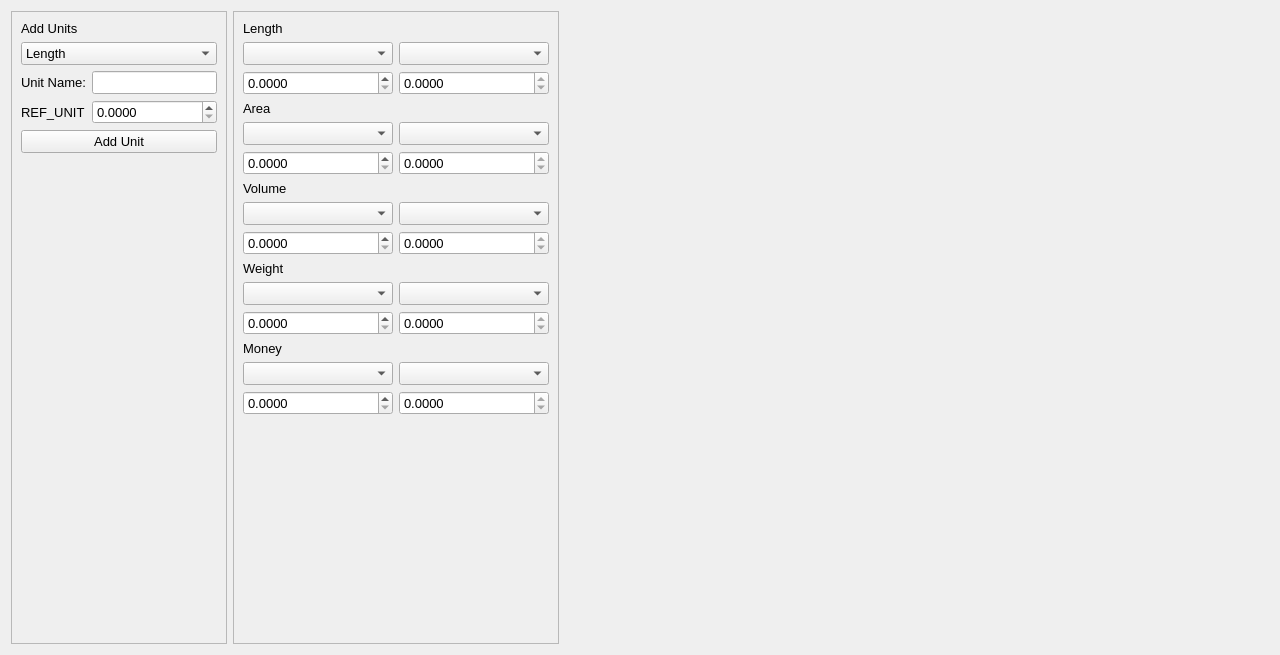
<?xml version="1.0" encoding="UTF-8"?>
<ui version="4.0">
 <class>ConverterTool</class>
 <widget class="QWidget" name="ConverterTool">
  <property name="geometry">
   <rect>
    <x>0</x>
    <y>0</y>
    <width>1280</width>
    <height>655</height>
   </rect>
  </property>
  <property name="windowTitle">
   <string>Form</string>
  </property>
  <layout class="QHBoxLayout" name="horizontalLayout">
   <item>
    <widget class="QFrame" name="frame">
     <property name="sizePolicy">
      <sizepolicy hsizetype="Maximum" vsizetype="Preferred">
       <horstretch>0</horstretch>
       <verstretch>0</verstretch>
      </sizepolicy>
     </property>
     <property name="frameShape">
      <enum>QFrame::StyledPanel</enum>
     </property>
     <property name="frameShadow">
      <enum>QFrame::Raised</enum>
     </property>
     <layout class="QVBoxLayout" name="verticalLayout">
      <item>
       <widget class="QLabel" name="label">
        <property name="font">
         <font>
          <pointsize>10</pointsize>
         </font>
        </property>
        <property name="text">
         <string>Add Units</string>
        </property>
       </widget>
      </item>
      <item>
       <widget class="QComboBox" name="comboBox_unitType">
        <property name="font">
         <font>
          <pointsize>10</pointsize>
         </font>
        </property>
        <item>
         <property name="text">
          <string>Length</string>
         </property>
        </item>
        <item>
         <property name="text">
          <string>Area</string>
         </property>
        </item>
        <item>
         <property name="text">
          <string>Volume</string>
         </property>
        </item>
        <item>
         <property name="text">
          <string>Weight</string>
         </property>
        </item>
        <item>
         <property name="text">
          <string>Money</string>
         </property>
        </item>
       </widget>
      </item>
      <item>
       <layout class="QFormLayout" name="formLayout">
        <item row="0" column="0">
         <widget class="QLabel" name="label_7">
          <property name="font">
           <font>
            <pointsize>10</pointsize>
           </font>
          </property>
          <property name="text">
           <string>Unit Name:</string>
          </property>
         </widget>
        </item>
        <item row="0" column="1">
         <widget class="QLineEdit" name="lineEdit_unitName">
          <property name="font">
           <font>
            <pointsize>10</pointsize>
           </font>
          </property>
         </widget>
        </item>
        <item row="1" column="0">
         <widget class="QLabel" name="label_refUnit">
          <property name="font">
           <font>
            <pointsize>10</pointsize>
           </font>
          </property>
          <property name="text">
           <string>REF_UNIT</string>
          </property>
         </widget>
        </item>
        <item row="1" column="1">
         <widget class="QDoubleSpinBox" name="doubleSpinBox_refUnits">
          <property name="font">
           <font>
            <pointsize>10</pointsize>
           </font>
          </property>
          <property name="decimals">
           <number>4</number>
          </property>
          <property name="maximum">
           <double>999999999.990000009536743</double>
          </property>
         </widget>
        </item>
       </layout>
      </item>
      <item>
       <widget class="QPushButton" name="pushButton_addUnit">
        <property name="font">
         <font>
          <pointsize>10</pointsize>
         </font>
        </property>
        <property name="text">
         <string>Add Unit</string>
        </property>
       </widget>
      </item>
      <item>
       <spacer name="verticalSpacer_2">
        <property name="orientation">
         <enum>Qt::Vertical</enum>
        </property>
        <property name="sizeHint" stdset="0">
         <size>
          <width>20</width>
          <height>40</height>
         </size>
        </property>
       </spacer>
      </item>
     </layout>
    </widget>
   </item>
   <item>
    <widget class="QFrame" name="frame_2">
     <property name="sizePolicy">
      <sizepolicy hsizetype="Preferred" vsizetype="Preferred">
       <horstretch>0</horstretch>
       <verstretch>0</verstretch>
      </sizepolicy>
     </property>
     <property name="frameShape">
      <enum>QFrame::StyledPanel</enum>
     </property>
     <property name="frameShadow">
      <enum>QFrame::Raised</enum>
     </property>
     <layout class="QGridLayout" name="gridLayout">
      <item row="2" column="0">
       <widget class="QDoubleSpinBox" name="doubleSpinBox_length1">
        <property name="font">
         <font>
          <pointsize>10</pointsize>
         </font>
        </property>
        <property name="decimals">
         <number>4</number>
        </property>
        <property name="maximum">
         <double>999999999.990000009536743</double>
        </property>
       </widget>
      </item>
      <item row="5" column="0">
       <widget class="QDoubleSpinBox" name="doubleSpinBox_area1">
        <property name="font">
         <font>
          <pointsize>10</pointsize>
         </font>
        </property>
        <property name="decimals">
         <number>4</number>
        </property>
        <property name="maximum">
         <double>999999999.990000009536743</double>
        </property>
       </widget>
      </item>
      <item row="5" column="1">
       <widget class="QDoubleSpinBox" name="doubleSpinBox_area2">
        <property name="font">
         <font>
          <pointsize>10</pointsize>
         </font>
        </property>
        <property name="readOnly">
         <bool>true</bool>
        </property>
        <property name="decimals">
         <number>4</number>
        </property>
        <property name="maximum">
         <double>999999999.990000009536743</double>
        </property>
       </widget>
      </item>
      <item row="2" column="1">
       <widget class="QDoubleSpinBox" name="doubleSpinBox_length2">
        <property name="font">
         <font>
          <pointsize>10</pointsize>
         </font>
        </property>
        <property name="readOnly">
         <bool>true</bool>
        </property>
        <property name="decimals">
         <number>4</number>
        </property>
        <property name="maximum">
         <double>999999999.990000009536743</double>
        </property>
       </widget>
      </item>
      <item row="11" column="0">
       <widget class="QDoubleSpinBox" name="doubleSpinBox_weight1">
        <property name="font">
         <font>
          <pointsize>10</pointsize>
         </font>
        </property>
        <property name="decimals">
         <number>4</number>
        </property>
        <property name="maximum">
         <double>999999999.990000009536743</double>
        </property>
       </widget>
      </item>
      <item row="8" column="1">
       <widget class="QDoubleSpinBox" name="doubleSpinBox_volume2">
        <property name="font">
         <font>
          <pointsize>10</pointsize>
         </font>
        </property>
        <property name="readOnly">
         <bool>true</bool>
        </property>
        <property name="decimals">
         <number>4</number>
        </property>
        <property name="maximum">
         <double>999999999.990000009536743</double>
        </property>
       </widget>
      </item>
      <item row="8" column="0">
       <widget class="QDoubleSpinBox" name="doubleSpinBox_volume1">
        <property name="font">
         <font>
          <pointsize>10</pointsize>
         </font>
        </property>
        <property name="decimals">
         <number>4</number>
        </property>
        <property name="maximum">
         <double>999999999.990000009536743</double>
        </property>
       </widget>
      </item>
      <item row="11" column="1">
       <widget class="QDoubleSpinBox" name="doubleSpinBox_weight2">
        <property name="font">
         <font>
          <pointsize>10</pointsize>
         </font>
        </property>
        <property name="readOnly">
         <bool>true</bool>
        </property>
        <property name="decimals">
         <number>4</number>
        </property>
        <property name="maximum">
         <double>999999999.990000009536743</double>
        </property>
       </widget>
      </item>
      <item row="3" column="0">
       <widget class="QLabel" name="label_3">
        <property name="sizePolicy">
         <sizepolicy hsizetype="Preferred" vsizetype="Maximum">
          <horstretch>0</horstretch>
          <verstretch>0</verstretch>
         </sizepolicy>
        </property>
        <property name="font">
         <font>
          <pointsize>10</pointsize>
         </font>
        </property>
        <property name="text">
         <string>Area</string>
        </property>
       </widget>
      </item>
      <item row="4" column="0">
       <widget class="QComboBox" name="comboBox_area1">
        <property name="sizePolicy">
         <sizepolicy hsizetype="Minimum" vsizetype="Fixed">
          <horstretch>0</horstretch>
          <verstretch>0</verstretch>
         </sizepolicy>
        </property>
        <property name="minimumSize">
         <size>
          <width>150</width>
          <height>0</height>
         </size>
        </property>
        <property name="font">
         <font>
          <pointsize>10</pointsize>
         </font>
        </property>
       </widget>
      </item>
      <item row="4" column="1">
       <widget class="QComboBox" name="comboBox_area2">
        <property name="sizePolicy">
         <sizepolicy hsizetype="Minimum" vsizetype="Fixed">
          <horstretch>0</horstretch>
          <verstretch>0</verstretch>
         </sizepolicy>
        </property>
        <property name="minimumSize">
         <size>
          <width>150</width>
          <height>0</height>
         </size>
        </property>
        <property name="font">
         <font>
          <pointsize>10</pointsize>
         </font>
        </property>
       </widget>
      </item>
      <item row="12" column="0">
       <widget class="QLabel" name="label_6">
        <property name="sizePolicy">
         <sizepolicy hsizetype="Preferred" vsizetype="Maximum">
          <horstretch>0</horstretch>
          <verstretch>0</verstretch>
         </sizepolicy>
        </property>
        <property name="font">
         <font>
          <pointsize>10</pointsize>
         </font>
        </property>
        <property name="text">
         <string>Money</string>
        </property>
       </widget>
      </item>
      <item row="9" column="0">
       <widget class="QLabel" name="label_5">
        <property name="sizePolicy">
         <sizepolicy hsizetype="Preferred" vsizetype="Maximum">
          <horstretch>0</horstretch>
          <verstretch>0</verstretch>
         </sizepolicy>
        </property>
        <property name="font">
         <font>
          <pointsize>10</pointsize>
         </font>
        </property>
        <property name="text">
         <string>Weight</string>
        </property>
       </widget>
      </item>
      <item row="6" column="0">
       <widget class="QLabel" name="label_4">
        <property name="sizePolicy">
         <sizepolicy hsizetype="Preferred" vsizetype="Maximum">
          <horstretch>0</horstretch>
          <verstretch>0</verstretch>
         </sizepolicy>
        </property>
        <property name="font">
         <font>
          <pointsize>10</pointsize>
         </font>
        </property>
        <property name="text">
         <string>Volume</string>
        </property>
       </widget>
      </item>
      <item row="10" column="0">
       <widget class="QComboBox" name="comboBox_weight1">
        <property name="sizePolicy">
         <sizepolicy hsizetype="Minimum" vsizetype="Fixed">
          <horstretch>0</horstretch>
          <verstretch>0</verstretch>
         </sizepolicy>
        </property>
        <property name="minimumSize">
         <size>
          <width>150</width>
          <height>0</height>
         </size>
        </property>
        <property name="font">
         <font>
          <pointsize>10</pointsize>
         </font>
        </property>
       </widget>
      </item>
      <item row="7" column="0">
       <widget class="QComboBox" name="comboBox_volume1">
        <property name="sizePolicy">
         <sizepolicy hsizetype="Minimum" vsizetype="Fixed">
          <horstretch>0</horstretch>
          <verstretch>0</verstretch>
         </sizepolicy>
        </property>
        <property name="minimumSize">
         <size>
          <width>150</width>
          <height>0</height>
         </size>
        </property>
        <property name="font">
         <font>
          <pointsize>10</pointsize>
         </font>
        </property>
       </widget>
      </item>
      <item row="7" column="1">
       <widget class="QComboBox" name="comboBox_volume2">
        <property name="sizePolicy">
         <sizepolicy hsizetype="Minimum" vsizetype="Fixed">
          <horstretch>0</horstretch>
          <verstretch>0</verstretch>
         </sizepolicy>
        </property>
        <property name="minimumSize">
         <size>
          <width>150</width>
          <height>0</height>
         </size>
        </property>
        <property name="font">
         <font>
          <pointsize>10</pointsize>
         </font>
        </property>
       </widget>
      </item>
      <item row="13" column="0">
       <widget class="QComboBox" name="comboBox_money1">
        <property name="sizePolicy">
         <sizepolicy hsizetype="Minimum" vsizetype="Fixed">
          <horstretch>0</horstretch>
          <verstretch>0</verstretch>
         </sizepolicy>
        </property>
        <property name="minimumSize">
         <size>
          <width>150</width>
          <height>0</height>
         </size>
        </property>
        <property name="font">
         <font>
          <pointsize>10</pointsize>
         </font>
        </property>
       </widget>
      </item>
      <item row="10" column="1">
       <widget class="QComboBox" name="comboBox_weight2">
        <property name="sizePolicy">
         <sizepolicy hsizetype="Minimum" vsizetype="Fixed">
          <horstretch>0</horstretch>
          <verstretch>0</verstretch>
         </sizepolicy>
        </property>
        <property name="minimumSize">
         <size>
          <width>150</width>
          <height>0</height>
         </size>
        </property>
        <property name="font">
         <font>
          <pointsize>10</pointsize>
         </font>
        </property>
       </widget>
      </item>
      <item row="13" column="1">
       <widget class="QComboBox" name="comboBox_money2">
        <property name="sizePolicy">
         <sizepolicy hsizetype="Minimum" vsizetype="Fixed">
          <horstretch>0</horstretch>
          <verstretch>0</verstretch>
         </sizepolicy>
        </property>
        <property name="minimumSize">
         <size>
          <width>150</width>
          <height>0</height>
         </size>
        </property>
        <property name="font">
         <font>
          <pointsize>10</pointsize>
         </font>
        </property>
       </widget>
      </item>
      <item row="15" column="0">
       <spacer name="verticalSpacer">
        <property name="orientation">
         <enum>Qt::Vertical</enum>
        </property>
        <property name="sizeHint" stdset="0">
         <size>
          <width>20</width>
          <height>40</height>
         </size>
        </property>
       </spacer>
      </item>
      <item row="1" column="0">
       <widget class="QComboBox" name="comboBox_length1">
        <property name="sizePolicy">
         <sizepolicy hsizetype="Minimum" vsizetype="Fixed">
          <horstretch>0</horstretch>
          <verstretch>0</verstretch>
         </sizepolicy>
        </property>
        <property name="minimumSize">
         <size>
          <width>150</width>
          <height>0</height>
         </size>
        </property>
        <property name="font">
         <font>
          <pointsize>10</pointsize>
         </font>
        </property>
       </widget>
      </item>
      <item row="0" column="0">
       <widget class="QLabel" name="label_2">
        <property name="sizePolicy">
         <sizepolicy hsizetype="Minimum" vsizetype="Maximum">
          <horstretch>0</horstretch>
          <verstretch>0</verstretch>
         </sizepolicy>
        </property>
        <property name="font">
         <font>
          <pointsize>10</pointsize>
         </font>
        </property>
        <property name="text">
         <string>Length</string>
        </property>
       </widget>
      </item>
      <item row="1" column="1">
       <widget class="QComboBox" name="comboBox_length2">
        <property name="sizePolicy">
         <sizepolicy hsizetype="Minimum" vsizetype="Fixed">
          <horstretch>0</horstretch>
          <verstretch>0</verstretch>
         </sizepolicy>
        </property>
        <property name="minimumSize">
         <size>
          <width>150</width>
          <height>0</height>
         </size>
        </property>
        <property name="font">
         <font>
          <pointsize>10</pointsize>
         </font>
        </property>
       </widget>
      </item>
      <item row="14" column="0">
       <widget class="QDoubleSpinBox" name="doubleSpinBox_money1">
        <property name="font">
         <font>
          <pointsize>10</pointsize>
         </font>
        </property>
        <property name="decimals">
         <number>4</number>
        </property>
        <property name="maximum">
         <double>999999999.990000009536743</double>
        </property>
       </widget>
      </item>
      <item row="14" column="1">
       <widget class="QDoubleSpinBox" name="doubleSpinBox_money2">
        <property name="font">
         <font>
          <pointsize>10</pointsize>
         </font>
        </property>
        <property name="readOnly">
         <bool>true</bool>
        </property>
        <property name="decimals">
         <number>4</number>
        </property>
        <property name="maximum">
         <double>999999999.990000009536743</double>
        </property>
       </widget>
      </item>
     </layout>
    </widget>
   </item>
   <item>
    <spacer name="horizontalSpacer">
     <property name="orientation">
      <enum>Qt::Horizontal</enum>
     </property>
     <property name="sizeHint" stdset="0">
      <size>
       <width>40</width>
       <height>20</height>
      </size>
     </property>
    </spacer>
   </item>
  </layout>
 </widget>
 <resources/>
 <connections/>
</ui>
